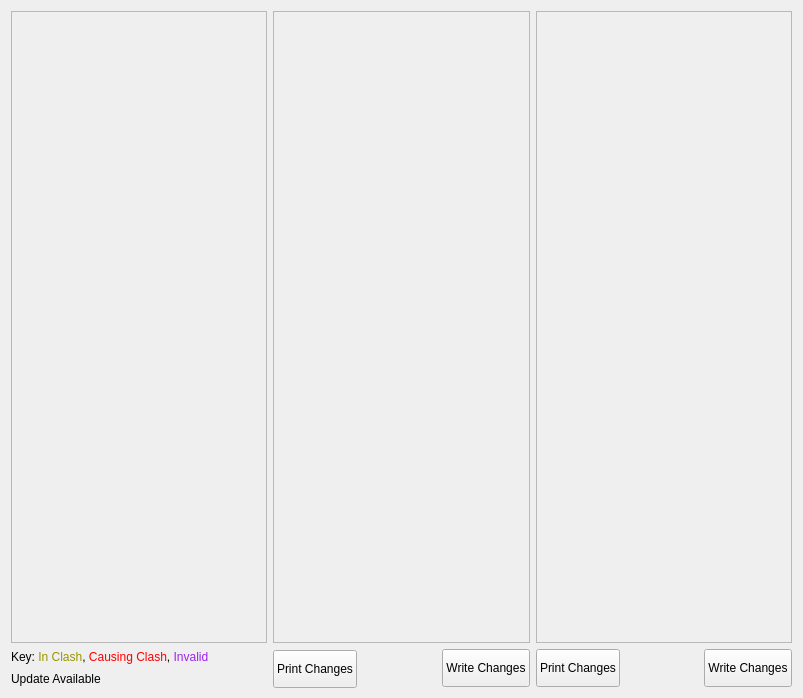
<?xml version="1.0" encoding="UTF-8"?>
<ui version="4.0">
 <class>Form1</class>
 <widget class="QMainWindow" name="Form1">
  <property name="geometry">
   <rect>
    <x>0</x>
    <y>0</y>
    <width>803</width>
    <height>698</height>
   </rect>
  </property>
  <property name="windowTitle">
   <string>Form1</string>
  </property>
  <widget class="QWidget" name="widget">
   <property name="geometry">
    <rect>
     <x>0</x>
     <y>0</y>
     <width>803</width>
     <height>698</height>
    </rect>
   </property>
   <layout class="QGridLayout">
    <item row="2" column="0">
     <widget class="QLabel" name="textLabel1_2">
      <property name="sizePolicy">
       <sizepolicy hsizetype="Expanding" vsizetype="Fixed">
        <horstretch>0</horstretch>
        <verstretch>0</verstretch>
       </sizepolicy>
      </property>
      <property name="minimumSize">
       <size>
        <width>210</width>
        <height>16</height>
       </size>
      </property>
      <property name="text">
       <string>Update Available</string>
      </property>
      <property name="wordWrap">
       <bool>false</bool>
      </property>
     </widget>
    </item>
    <item row="1" column="0">
     <widget class="QLabel" name="textLabel1">
      <property name="sizePolicy">
       <sizepolicy hsizetype="Expanding" vsizetype="Fixed">
        <horstretch>0</horstretch>
        <verstretch>0</verstretch>
       </sizepolicy>
      </property>
      <property name="minimumSize">
       <size>
        <width>210</width>
        <height>16</height>
       </size>
      </property>
      <property name="maximumSize">
       <size>
        <width>32767</width>
        <height>16</height>
       </size>
      </property>
      <property name="text">
       <string>Key:   &lt;font color=&quot;#999600&quot;&gt;In Clash&lt;/font&gt;,  &lt;font color=&quot;#ff0000&quot;&gt;Causing Clash&lt;/font&gt;,  &lt;font color=&quot;#a020f0&quot;&gt;Invalid&lt;/font&gt;</string>
      </property>
      <property name="wordWrap">
       <bool>false</bool>
      </property>
     </widget>
    </item>
    <item row="0" column="0">
     <widget class="QFrame" name="originalFrame">
      <property name="sizePolicy">
       <sizepolicy hsizetype="Minimum" vsizetype="Minimum">
        <horstretch>0</horstretch>
        <verstretch>0</verstretch>
       </sizepolicy>
      </property>
      <property name="frameShape">
       <enum>QFrame::StyledPanel</enum>
      </property>
      <property name="frameShadow">
       <enum>QFrame::Raised</enum>
      </property>
     </widget>
    </item>
    <item row="0" column="1" rowspan="3">
     <layout class="QGridLayout">
      <item row="1" column="2">
       <widget class="QPushButton" name="consistentWrite">
        <property name="minimumSize">
         <size>
          <width>0</width>
          <height>38</height>
         </size>
        </property>
        <property name="text">
         <string>Write Changes</string>
        </property>
       </widget>
      </item>
      <item row="1" column="0">
       <widget class="QPushButton" name="consistentPrint">
        <property name="minimumSize">
         <size>
          <width>0</width>
          <height>38</height>
         </size>
        </property>
        <property name="maximumSize">
         <size>
          <width>32767</width>
          <height>36</height>
         </size>
        </property>
        <property name="text">
         <string>Print Changes</string>
        </property>
       </widget>
      </item>
      <item row="0" column="0" colspan="3">
       <widget class="QFrame" name="consistentFrame">
        <property name="sizePolicy">
         <sizepolicy hsizetype="Minimum" vsizetype="Minimum">
          <horstretch>0</horstretch>
          <verstretch>0</verstretch>
         </sizepolicy>
        </property>
        <property name="frameShape">
         <enum>QFrame::StyledPanel</enum>
        </property>
        <property name="frameShadow">
         <enum>QFrame::Raised</enum>
        </property>
       </widget>
      </item>
      <item row="1" column="1">
       <spacer name="spacer1_2">
        <property name="orientation">
         <enum>Qt::Horizontal</enum>
        </property>
        <property name="sizeType">
         <enum>QSizePolicy::Expanding</enum>
        </property>
        <property name="sizeHint" stdset="0">
         <size>
          <width>20</width>
          <height>30</height>
         </size>
        </property>
       </spacer>
      </item>
     </layout>
    </item>
    <item row="0" column="2" rowspan="3">
     <layout class="QGridLayout">
      <item row="1" column="2">
       <widget class="QPushButton" name="latestWrite">
        <property name="minimumSize">
         <size>
          <width>0</width>
          <height>38</height>
         </size>
        </property>
        <property name="text">
         <string>Write Changes</string>
        </property>
       </widget>
      </item>
      <item row="1" column="0">
       <widget class="QPushButton" name="latestPrint">
        <property name="sizePolicy">
         <sizepolicy hsizetype="MinimumExpanding" vsizetype="Fixed">
          <horstretch>0</horstretch>
          <verstretch>0</verstretch>
         </sizepolicy>
        </property>
        <property name="minimumSize">
         <size>
          <width>0</width>
          <height>38</height>
         </size>
        </property>
        <property name="text">
         <string>Print Changes</string>
        </property>
       </widget>
      </item>
      <item row="1" column="1">
       <spacer name="spacer1">
        <property name="orientation">
         <enum>Qt::Horizontal</enum>
        </property>
        <property name="sizeType">
         <enum>QSizePolicy::Expanding</enum>
        </property>
        <property name="sizeHint" stdset="0">
         <size>
          <width>62</width>
          <height>30</height>
         </size>
        </property>
       </spacer>
      </item>
      <item row="0" column="0" colspan="3">
       <widget class="QFrame" name="latestFrame">
        <property name="sizePolicy">
         <sizepolicy hsizetype="Minimum" vsizetype="Minimum">
          <horstretch>0</horstretch>
          <verstretch>0</verstretch>
         </sizepolicy>
        </property>
        <property name="frameShape">
         <enum>QFrame::StyledPanel</enum>
        </property>
        <property name="frameShadow">
         <enum>QFrame::Raised</enum>
        </property>
       </widget>
      </item>
     </layout>
    </item>
   </layout>
  </widget>
 </widget>
 <layoutdefault spacing="6" margin="11"/>
 <pixmapfunction>qPixmapFromMimeSource</pixmapfunction>
 <customwidgets>
  <customwidget>
   <class>QFrame</class>
   <extends>QFrame</extends>
   <header>Qt3Support/QFrame</header>
   <container>1</container>
  </customwidget>
  <customwidget>
   <class>QMainWindow</class>
   <extends>QWidget</extends>
   <header>Qmainwindow.h</header>
   <container>1</container>
  </customwidget>
 </customwidgets>
 <resources/>
 <connections/>
</ui>
